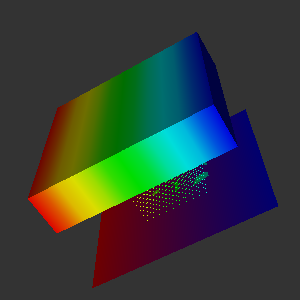

Generate this figure with Python:
#!/usr/bin/env python

# Read LSDyna SPH foam data and render.

import os

import vtkmodules.vtkInteractionStyle  # noqa: F401
import vtkmodules.vtkRenderingFreeType  # noqa: F401
import vtkmodules.vtkRenderingOpenGL2  # noqa: F401

from vtkmodules.vtkFiltersGeometry import vtkCompositeDataGeometryFilter
from vtkmodules.vtkIOLSDyna import vtkLSDynaReader
from vtkmodules.vtkRenderingCore import (
    vtkActor,
    vtkPolyDataMapper,
    vtkRenderWindow,
    vtkRenderWindowInteractor,
    vtkRenderer,
)

# Source
data_dir = os.environ.get("VPE_DATA_DIR", os.path.dirname(os.path.abspath(__file__)))

# Read LSDyna file
lsdyna_reader = vtkLSDynaReader()
lsdyna_reader.SetFileName(os.path.join(data_dir, "foam", "foam.d3plot"))
lsdyna_reader.Update()

# Extract geometry from composite data
geometry_filter = vtkCompositeDataGeometryFilter()
geometry_filter.SetInputConnection(lsdyna_reader.GetOutputPort(0))

# Mapper
geometry_mapper = vtkPolyDataMapper()
geometry_mapper.SetInputConnection(geometry_filter.GetOutputPort())
geometry_mapper.SetScalarModeToUsePointFieldData()
geometry_mapper.SelectColorArray("Deflected Coordinates")
geometry_mapper.SetScalarRange(-130, 130)

# Actor
actor = vtkActor()
actor.SetMapper(geometry_mapper)

# Renderer
renderer = vtkRenderer()
renderer.AddActor(actor)
renderer.SetBackground(0.2, 0.2, 0.2)

# Render window
render_window = vtkRenderWindow()
render_window.AddRenderer(renderer)
render_window.SetWindowName("ls dyna reader sph")
render_window.SetMultiSamples(0)
render_window.SetSize(300, 300)

# Interactor
interactor = vtkRenderWindowInteractor()
interactor.SetRenderWindow(render_window)

# Scene
renderer.ResetCamera()
camera = renderer.GetActiveCamera()
camera.Elevation(-60)
camera.Azimuth(30)
renderer.ResetCameraClippingRange()

interactor.Initialize()
interactor.Start()
